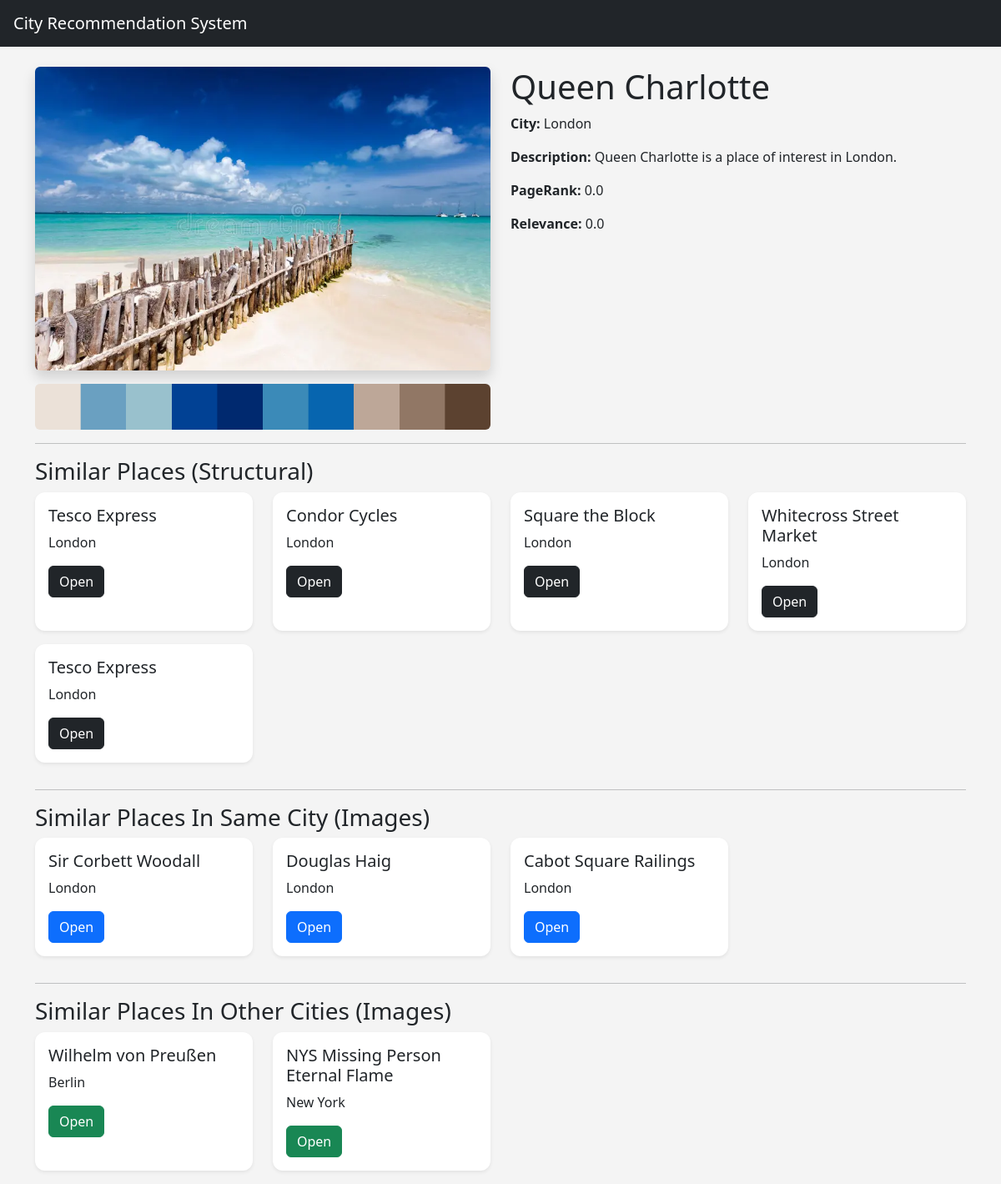
Screenshot of /place/4 with the database file from the repository.
### tables this page shows
CREATE TABLE images (
    id INTEGER PRIMARY KEY AUTOINCREMENT,
    place_id INTEGER,
    image_name TEXT,
    image_path TEXT,
    palette_path TEXT,
    feature_vector TEXT,
    image_class TEXT,
    FOREIGN KEY(place_id) REFERENCES places(id)
);

CREATE TABLE places (
    id INTEGER PRIMARY KEY,
    name TEXT,
    city TEXT,
    lat REAL,
    lon REAL,
    category TEXT,
    description TEXT,
    pagerank_score REAL,
    relevance_score REAL,
    has_image INTEGER DEFAULT 0
);

### app.py (the view)
@app.route('/place/<int:place_id>')
def place(place_id):
    place = get_place(place_id)
    image = get_place_image(place_id)
    structural = get_structural_recommendations(place_id)
    same_city = get_same_city_image_recommendations(
        place_id
    )
    other_city = get_other_city_image_recommendations(
        place_id
    )
    return render_template(
        'place.html',
        place=place,
        image=image,
        structural=structural,
        same_city=same_city,
        other_city=other_city
    )

### services/database_service.py (called while the page is built)
def get_connection():
    conn = sqlite3.connect(DATABASE)
    conn.row_factory = sqlite3.Row
    return conn

def get_place(place_id):
    conn = get_connection()
    cursor = conn.cursor()
    cursor.execute('''
    SELECT *
    FROM places
    WHERE id=?
    ''', (place_id,))
    result = cursor.fetchone()
    conn.close()
    return result

def get_place_image(place_id):
    conn = get_connection()
    cursor = conn.cursor()
    cursor.execute('''
    SELECT *
    FROM images
    WHERE place_id=?
    LIMIT 1
    ''', (place_id,))
    result = cursor.fetchone()
    conn.close()
    return result

### services/recommendation_service.py (called while the page is built)
def get_structural_recommendations(place_id):
    conn = get_connection()
    cursor = conn.cursor()
    cursor.execute('''
    SELECT p.*
    FROM structural_recommendations sr
    JOIN places p
    ON sr.recommended_place_id = p.id
    WHERE sr.source_place_id=?
    ORDER BY sr.similarity_score DESC
    LIMIT 5
    ''', (place_id,))
    results = cursor.fetchall()
    conn.close()
    return results

def get_same_city_image_recommendations(place_id):
    conn = get_connection()
    cursor = conn.cursor()
    cursor.execute('''
    SELECT city
    FROM places
    WHERE id=?
    ''', (place_id,))
    city = cursor.fetchone()['city']
    cursor.execute('''
    SELECT p.*
    FROM image_recommendations ir
    JOIN places p
    ON ir.recommended_place_id = p.id
    WHERE ir.source_place_id=?
    AND p.city=?
    LIMIT 5
    ''', (
        place_id,
        city
    ))
    results = cursor.fetchall()
    conn.close()
    return results

def get_other_city_image_recommendations(place_id):
    conn = get_connection()
    cursor = conn.cursor()
    cursor.execute('''
    SELECT city
    FROM places
    WHERE id=?
    ''', (place_id,))
    city = cursor.fetchone()['city']
    cursor.execute('''
    SELECT p.*
    FROM image_recommendations ir
    JOIN places p
    ON ir.recommended_place_id = p.id
    WHERE ir.source_place_id=?
    AND p.city!=?
    LIMIT 5
    ''', (
        place_id,
        city
    ))
    results = cursor.fetchall()
    conn.close()
    return results

### templates/place.html
{% extends 'base.html' %}
{% block content %}
<div class="row">
    <div class="col-md-6">
        {% if image %}
        <img
            src="{{ url_for('static', filename=image.image_path) }}"
            class="img-fluid rounded shadow"
        >
        <img
            src="{{ url_for('static', filename=image.palette_path) }}"
            class="img-fluid mt-3 rounded"
        >
        {% else %}
        <div class="placeholder-image">
            No image available
        </div>
        {% endif %}
    </div>
    <div class="col-md-6">
        <h1>{{ place.name }}</h1>
        <p>
            <strong>City:</strong>
            {{ place.city }}
        </p>
        <p>
            <strong>Description:</strong>
            {{ place.description }}
        </p>
        <p>
            <strong>PageRank:</strong>
            {{ place.pagerank_score }}
        </p>
        <p>
            <strong>Relevance:</strong>
            {{ place.relevance_score }}
        </p>
    </div>
</div>
<hr>
<h3>Similar Places (Structural)</h3>
<div class="row">
{% for item in structural %}
<div class="col-md-3 mb-3">
    <div class="card shadow-sm h-100">
        <div class="card-body">
            <h5>{{ item.name }}</h5>
            <p>{{ item.city }}</p>
            <a
                href="/place/{{ item.id }}"
                class="btn btn-dark"
            >
                Open
            </a>
        </div>
    </div>
</div>
{% endfor %}
</div>
<hr>
<h3>Similar Places In Same City (Images)</h3>
<div class="row">
{% for item in same_city %}
<div class="col-md-3 mb-3">
    <div class="card shadow-sm h-100">
        <div class="card-body">
            <h5>{{ item.name }}</h5>
            <p>{{ item.city }}</p>
            <a
                href="/place/{{ item.id }}"
                class="btn btn-primary"
            >
                Open
            </a>
        </div>
    </div>
</div>
{% endfor %}
</div>
<hr>
<h3>Similar Places In Other Cities (Images)</h3>
<div class="row">
{% for item in other_city %}
<div class="col-md-3 mb-3">
    <div class="card shadow-sm h-100">
        <div class="card-body">
            <h5>{{ item.name }}</h5>
            <p>{{ item.city }}</p>
            <a
                href="/place/{{ item.id }}"
                class="btn btn-success"
            >
                Open
            </a>
        </div>
    </div>
</div>
{% endfor %}
</div>
{% endblock %}

### static/css/style.css (style rules this page uses)
body { background-color: #f4f4f4; }
.card { border: none; border-radius: 12px; }

### rows the page displays
images: image_path (picture), palette_path (picture)
places: name "Queen Charlotte", city "London", description "Queen Charlotte is a place of interest in London.", pagerank_score "0.0", relevance_score "0.0"
places: name "Tesco Express", city "London"
places: name "Condor Cycles", city "London"
places: name "Square the Block", city "London"
places: name "Whitecross Street Market", city "London"
places: name "Tesco Express", city "London"
places: name "Sir Corbett Woodall", city "London"
places: name "Douglas Haig", city "London"
places: name "Cabot Square Railings", city "London"
places: name "Wilhelm von Preußen", city "Berlin"
places: name "NYS Missing Person Eternal Flame", city "New York"
